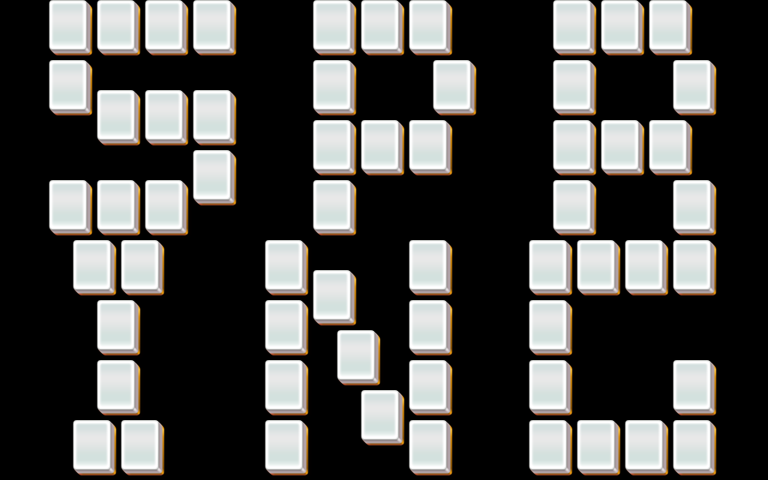

The image is a tile-based game level rendered from a .tmx file. Its description and source (layers, tilesets, objects; grid data summarised) follow:
An orthogonal 32x16 tile map with 24x30 px tiles, 3 tile layers (layer1, layer2, layer3).

<map version="1.0" orientation="orthogonal" width="32" height="16" tilewidth="24" tileheight="30">
 <properties>
  <property name="species" value="20" />
 </properties>
 <tileset firstgid="1" name="mahjong" tilewidth="48" tileheight="60">
  <image source="mahjong.png" />
 </tileset>
 <layer name="layer1" width="32" height="16">
  <data>[512 cells, 59 non-empty, 1 distinct tile ids]</data>
 </layer>
 <layer name="layer2" width="32" height="16">
  <data>[512 cells, 59 non-empty, 1 distinct tile ids]</data>
 </layer>
 <layer name="layer3" width="32" height="16">
  <data>[512 cells, 58 non-empty, 1 distinct tile ids]</data>
 </layer>
</map>
